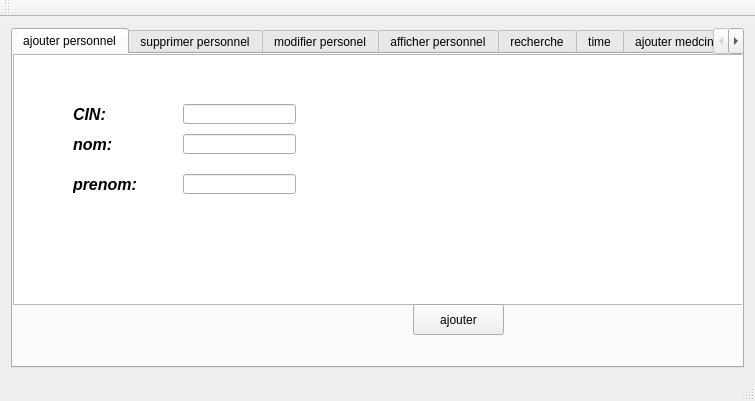
<?xml version="1.0" encoding="UTF-8"?>
<ui version="4.0">
 <class>MainWindow</class>
 <widget class="QMainWindow" name="MainWindow">
  <property name="geometry">
   <rect>
    <x>0</x>
    <y>0</y>
    <width>755</width>
    <height>401</height>
   </rect>
  </property>
  <property name="windowTitle">
   <string>MainWindow</string>
  </property>
  <property name="styleSheet">
   <string notr="true"/>
  </property>
  <widget class="QWidget" name="centralWidget">
   <layout class="QVBoxLayout" name="verticalLayout">
    <item>
     <widget class="QTabWidget" name="tabpersonel">
      <property name="styleSheet">
       <string notr="true"/>
      </property>
      <property name="currentIndex">
       <number>0</number>
      </property>
      <widget class="QWidget" name="tab">
       <attribute name="title">
        <string>ajouter personnel</string>
       </attribute>
       <widget class="QTableView" name="tableView">
        <property name="geometry">
         <rect>
          <x>0</x>
          <y>0</y>
          <width>731</width>
          <height>251</height>
         </rect>
        </property>
       </widget>
       <widget class="QLabel" name="cin">
        <property name="geometry">
         <rect>
          <x>60</x>
          <y>50</y>
          <width>71</width>
          <height>21</height>
         </rect>
        </property>
        <property name="text">
         <string>&lt;html&gt;&lt;head/&gt;&lt;body&gt;&lt;p align=&quot;justify&quot;&gt;&lt;span style=&quot; font-size:12pt; font-weight:600; font-style:italic;&quot;&gt;CIN:&lt;/span&gt;&lt;/p&gt;&lt;/body&gt;&lt;/html&gt;</string>
        </property>
       </widget>
       <widget class="QLabel" name="label_2">
        <property name="geometry">
         <rect>
          <x>60</x>
          <y>80</y>
          <width>51</width>
          <height>21</height>
         </rect>
        </property>
        <property name="text">
         <string>&lt;html&gt;&lt;head/&gt;&lt;body&gt;&lt;p&gt;&lt;span style=&quot; font-size:12pt; font-weight:600; font-style:italic;&quot;&gt;nom:&lt;/span&gt;&lt;/p&gt;&lt;/body&gt;&lt;/html&gt;</string>
        </property>
       </widget>
       <widget class="QLabel" name="label_4">
        <property name="geometry">
         <rect>
          <x>60</x>
          <y>120</y>
          <width>81</width>
          <height>21</height>
         </rect>
        </property>
        <property name="text">
         <string>&lt;html&gt;&lt;head/&gt;&lt;body&gt;&lt;p&gt;&lt;span style=&quot; font-size:12pt; font-weight:600; font-style:italic;&quot;&gt;prenom:&lt;/span&gt;&lt;/p&gt;&lt;/body&gt;&lt;/html&gt;</string>
        </property>
       </widget>
       <widget class="QLineEdit" name="lineEdit">
        <property name="geometry">
         <rect>
          <x>170</x>
          <y>50</y>
          <width>113</width>
          <height>20</height>
         </rect>
        </property>
        <property name="text">
         <string/>
        </property>
       </widget>
       <widget class="QLineEdit" name="lineEdit_2">
        <property name="geometry">
         <rect>
          <x>170</x>
          <y>80</y>
          <width>113</width>
          <height>20</height>
         </rect>
        </property>
       </widget>
       <widget class="QLineEdit" name="lineEdit_3">
        <property name="geometry">
         <rect>
          <x>170</x>
          <y>120</y>
          <width>113</width>
          <height>20</height>
         </rect>
        </property>
       </widget>
       <widget class="QPushButton" name="pushButton">
        <property name="geometry">
         <rect>
          <x>400</x>
          <y>250</y>
          <width>91</width>
          <height>31</height>
         </rect>
        </property>
        <property name="text">
         <string>ajouter</string>
        </property>
       </widget>
       <widget class="QLabel" name="label_9">
        <property name="geometry">
         <rect>
          <x>540</x>
          <y>190</y>
          <width>47</width>
          <height>13</height>
         </rect>
        </property>
        <property name="text">
         <string/>
        </property>
       </widget>
      </widget>
      <widget class="QWidget" name="tab_3">
       <attribute name="title">
        <string>supprimer personnel</string>
       </attribute>
       <widget class="QPushButton" name="pushButton_2">
        <property name="geometry">
         <rect>
          <x>470</x>
          <y>240</y>
          <width>75</width>
          <height>23</height>
         </rect>
        </property>
        <property name="text">
         <string>supprimer</string>
        </property>
       </widget>
       <widget class="QTableView" name="tableView_4">
        <property name="geometry">
         <rect>
          <x>0</x>
          <y>1</y>
          <width>731</width>
          <height>241</height>
         </rect>
        </property>
       </widget>
       <widget class="QLineEdit" name="lineEdit_5">
        <property name="geometry">
         <rect>
          <x>220</x>
          <y>100</y>
          <width>113</width>
          <height>20</height>
         </rect>
        </property>
       </widget>
       <widget class="QLabel" name="label_5">
        <property name="geometry">
         <rect>
          <x>110</x>
          <y>100</y>
          <width>51</width>
          <height>21</height>
         </rect>
        </property>
        <property name="text">
         <string>&lt;html&gt;&lt;head/&gt;&lt;body&gt;&lt;p&gt;&lt;span style=&quot; font-size:12pt; font-weight:600; font-style:italic;&quot;&gt;CIN:&lt;/span&gt;&lt;/p&gt;&lt;/body&gt;&lt;/html&gt;</string>
        </property>
       </widget>
      </widget>
      <widget class="QWidget" name="tab_2">
       <attribute name="title">
        <string>modifier personel</string>
       </attribute>
       <widget class="QListView" name="listView_5">
        <property name="geometry">
         <rect>
          <x>-5</x>
          <y>1</y>
          <width>741</width>
          <height>271</height>
         </rect>
        </property>
       </widget>
       <widget class="QPushButton" name="pushButton_4">
        <property name="geometry">
         <rect>
          <x>534</x>
          <y>272</y>
          <width>91</width>
          <height>31</height>
         </rect>
        </property>
        <property name="text">
         <string>modifier</string>
        </property>
       </widget>
       <widget class="QLineEdit" name="lineEdit_6">
        <property name="geometry">
         <rect>
          <x>120</x>
          <y>50</y>
          <width>113</width>
          <height>20</height>
         </rect>
        </property>
       </widget>
       <widget class="QLineEdit" name="lineEdit_7">
        <property name="geometry">
         <rect>
          <x>370</x>
          <y>80</y>
          <width>113</width>
          <height>20</height>
         </rect>
        </property>
       </widget>
       <widget class="QLineEdit" name="lineEdit_8">
        <property name="geometry">
         <rect>
          <x>370</x>
          <y>130</y>
          <width>113</width>
          <height>20</height>
         </rect>
        </property>
       </widget>
       <widget class="QLabel" name="label">
        <property name="geometry">
         <rect>
          <x>50</x>
          <y>50</y>
          <width>51</width>
          <height>16</height>
         </rect>
        </property>
        <property name="text">
         <string>&lt;html&gt;&lt;head/&gt;&lt;body&gt;&lt;p&gt;&lt;span style=&quot; font-size:11pt; font-weight:600; font-style:italic;&quot;&gt;cin :&lt;/span&gt;&lt;/p&gt;&lt;/body&gt;&lt;/html&gt;</string>
        </property>
       </widget>
       <widget class="QLabel" name="label_6">
        <property name="geometry">
         <rect>
          <x>296</x>
          <y>80</y>
          <width>51</width>
          <height>20</height>
         </rect>
        </property>
        <property name="text">
         <string>&lt;html&gt;&lt;head/&gt;&lt;body&gt;&lt;p&gt;&lt;span style=&quot; font-size:11pt; font-weight:600; font-style:italic;&quot;&gt;nom :&lt;/span&gt;&lt;/p&gt;&lt;/body&gt;&lt;/html&gt;</string>
        </property>
       </widget>
       <widget class="QLabel" name="label_7">
        <property name="geometry">
         <rect>
          <x>280</x>
          <y>130</y>
          <width>71</width>
          <height>21</height>
         </rect>
        </property>
        <property name="text">
         <string>&lt;html&gt;&lt;head/&gt;&lt;body&gt;&lt;p&gt;&lt;span style=&quot; font-size:11pt; font-weight:600; font-style:italic;&quot;&gt;prenom :&lt;/span&gt;&lt;/p&gt;&lt;/body&gt;&lt;/html&gt;</string>
        </property>
       </widget>
      </widget>
      <widget class="QWidget" name="tab_4">
       <attribute name="title">
        <string>afficher personnel</string>
       </attribute>
       <widget class="QTableView" name="tableView_2">
        <property name="geometry">
         <rect>
          <x>0</x>
          <y>0</y>
          <width>731</width>
          <height>311</height>
         </rect>
        </property>
       </widget>
      </widget>
      <widget class="QWidget" name="tab_6">
       <attribute name="title">
        <string>recherche</string>
       </attribute>
       <widget class="QTableView" name="tabr">
        <property name="geometry">
         <rect>
          <x>0</x>
          <y>51</y>
          <width>731</width>
          <height>261</height>
         </rect>
        </property>
       </widget>
       <widget class="QLineEdit" name="lineRNOM">
        <property name="geometry">
         <rect>
          <x>410</x>
          <y>30</y>
          <width>113</width>
          <height>20</height>
         </rect>
        </property>
       </widget>
      </widget>
      <widget class="QWidget" name="tab_8">
       <attribute name="title">
        <string>time</string>
       </attribute>
       <widget class="QLabel" name="label_20">
        <property name="geometry">
         <rect>
          <x>76</x>
          <y>32</y>
          <width>511</width>
          <height>211</height>
         </rect>
        </property>
        <property name="font">
         <font>
          <pointsize>36</pointsize>
          <weight>75</weight>
          <bold>true</bold>
         </font>
        </property>
        <property name="text">
         <string/>
        </property>
       </widget>
      </widget>
      <widget class="QWidget" name="tab_9">
       <attribute name="title">
        <string>ajouter medcin</string>
       </attribute>
       <widget class="QListView" name="listView">
        <property name="geometry">
         <rect>
          <x>-5</x>
          <y>1</y>
          <width>731</width>
          <height>301</height>
         </rect>
        </property>
        <property name="styleSheet">
         <string notr="true">border-image: url(:/new/prefix1/image2.png);</string>
        </property>
       </widget>
       <widget class="QLabel" name="label_3">
        <property name="geometry">
         <rect>
          <x>76</x>
          <y>50</y>
          <width>51</width>
          <height>20</height>
         </rect>
        </property>
        <property name="text">
         <string>&lt;html&gt;&lt;head/&gt;&lt;body&gt;&lt;p&gt;&lt;span style=&quot; font-size:11pt; font-weight:600; font-style:italic;&quot;&gt;cin :&lt;/span&gt;&lt;/p&gt;&lt;/body&gt;&lt;/html&gt;</string>
        </property>
       </widget>
       <widget class="QLineEdit" name="lineEdit_4">
        <property name="geometry">
         <rect>
          <x>150</x>
          <y>50</y>
          <width>113</width>
          <height>20</height>
         </rect>
        </property>
       </widget>
       <widget class="QLabel" name="label_8">
        <property name="geometry">
         <rect>
          <x>76</x>
          <y>110</y>
          <width>51</width>
          <height>20</height>
         </rect>
        </property>
        <property name="text">
         <string>&lt;html&gt;&lt;head/&gt;&lt;body&gt;&lt;p&gt;&lt;span style=&quot; font-size:11pt; font-weight:600; font-style:italic;&quot;&gt;nom :&lt;/span&gt;&lt;/p&gt;&lt;/body&gt;&lt;/html&gt;</string>
        </property>
       </widget>
       <widget class="QLabel" name="label_15">
        <property name="geometry">
         <rect>
          <x>66</x>
          <y>160</y>
          <width>71</width>
          <height>20</height>
         </rect>
        </property>
        <property name="text">
         <string>&lt;html&gt;&lt;head/&gt;&lt;body&gt;&lt;p&gt;&lt;span style=&quot; font-size:11pt; font-weight:600; font-style:italic;&quot;&gt;prenom :&lt;/span&gt;&lt;/p&gt;&lt;/body&gt;&lt;/html&gt;</string>
        </property>
       </widget>
       <widget class="QLabel" name="label_16">
        <property name="geometry">
         <rect>
          <x>50</x>
          <y>210</y>
          <width>91</width>
          <height>20</height>
         </rect>
        </property>
        <property name="text">
         <string>&lt;html&gt;&lt;head/&gt;&lt;body&gt;&lt;p&gt;&lt;span style=&quot; font-size:11pt; font-weight:600; font-style:italic;&quot;&gt;spécialite :&lt;/span&gt;&lt;/p&gt;&lt;/body&gt;&lt;/html&gt;</string>
        </property>
       </widget>
       <widget class="QLineEdit" name="lineEdit_9">
        <property name="geometry">
         <rect>
          <x>150</x>
          <y>110</y>
          <width>113</width>
          <height>20</height>
         </rect>
        </property>
       </widget>
       <widget class="QLineEdit" name="lineEdit_10">
        <property name="geometry">
         <rect>
          <x>150</x>
          <y>160</y>
          <width>113</width>
          <height>20</height>
         </rect>
        </property>
       </widget>
       <widget class="QLineEdit" name="lineEdit_11">
        <property name="geometry">
         <rect>
          <x>150</x>
          <y>210</y>
          <width>113</width>
          <height>20</height>
         </rect>
        </property>
       </widget>
       <widget class="QPushButton" name="pushButton_6">
        <property name="geometry">
         <rect>
          <x>354</x>
          <y>112</y>
          <width>111</width>
          <height>31</height>
         </rect>
        </property>
        <property name="text">
         <string>ajouter</string>
        </property>
       </widget>
      </widget>
      <widget class="QWidget" name="tab_7">
       <attribute name="title">
        <string>supprimer medcin</string>
       </attribute>
       <widget class="QListView" name="listView_3">
        <property name="geometry">
         <rect>
          <x>-5</x>
          <y>11</y>
          <width>741</width>
          <height>251</height>
         </rect>
        </property>
       </widget>
       <widget class="QPushButton" name="pushButton_3">
        <property name="geometry">
         <rect>
          <x>544</x>
          <y>260</y>
          <width>91</width>
          <height>31</height>
         </rect>
        </property>
        <property name="text">
         <string>Supprimer</string>
        </property>
       </widget>
       <widget class="QLineEdit" name="lineEdit_13">
        <property name="geometry">
         <rect>
          <x>260</x>
          <y>100</y>
          <width>113</width>
          <height>20</height>
         </rect>
        </property>
       </widget>
       <widget class="QLabel" name="label_12">
        <property name="geometry">
         <rect>
          <x>206</x>
          <y>100</y>
          <width>51</width>
          <height>20</height>
         </rect>
        </property>
        <property name="text">
         <string>&lt;html&gt;&lt;head/&gt;&lt;body&gt;&lt;p&gt;&lt;span style=&quot; font-size:11pt; font-weight:600; font-style:italic;&quot;&gt;CIN :&lt;/span&gt;&lt;/p&gt;&lt;/body&gt;&lt;/html&gt;</string>
        </property>
       </widget>
      </widget>
      <widget class="QWidget" name="tab_10">
       <attribute name="title">
        <string>afficher medcin</string>
       </attribute>
       <widget class="QTableView" name="tableView_5">
        <property name="geometry">
         <rect>
          <x>-15</x>
          <y>1</y>
          <width>741</width>
          <height>301</height>
         </rect>
        </property>
       </widget>
      </widget>
      <widget class="QWidget" name="tab_11">
       <attribute name="title">
        <string>modifier medcin</string>
       </attribute>
       <widget class="QListView" name="listView_4">
        <property name="geometry">
         <rect>
          <x>-5</x>
          <y>1</y>
          <width>731</width>
          <height>261</height>
         </rect>
        </property>
       </widget>
       <widget class="QLabel" name="label_13">
        <property name="geometry">
         <rect>
          <x>66</x>
          <y>40</y>
          <width>51</width>
          <height>20</height>
         </rect>
        </property>
        <property name="text">
         <string>&lt;html&gt;&lt;head/&gt;&lt;body&gt;&lt;p&gt;&lt;span style=&quot; font-size:11pt; font-weight:600; font-style:italic;&quot;&gt;CIN:&lt;/span&gt;&lt;/p&gt;&lt;/body&gt;&lt;/html&gt;</string>
        </property>
       </widget>
       <widget class="QLabel" name="label_14">
        <property name="geometry">
         <rect>
          <x>296</x>
          <y>70</y>
          <width>51</width>
          <height>20</height>
         </rect>
        </property>
        <property name="text">
         <string>&lt;html&gt;&lt;head/&gt;&lt;body&gt;&lt;p&gt;&lt;span style=&quot; font-size:11pt; font-weight:600; font-style:italic;&quot;&gt;Nom :&lt;/span&gt;&lt;/p&gt;&lt;/body&gt;&lt;/html&gt;</string>
        </property>
       </widget>
       <widget class="QLabel" name="label_17">
        <property name="geometry">
         <rect>
          <x>276</x>
          <y>130</y>
          <width>71</width>
          <height>20</height>
         </rect>
        </property>
        <property name="text">
         <string>&lt;html&gt;&lt;head/&gt;&lt;body&gt;&lt;p&gt;&lt;span style=&quot; font-size:11pt; font-weight:600; font-style:italic;&quot;&gt;Prenom :&lt;/span&gt;&lt;/p&gt;&lt;/body&gt;&lt;/html&gt;</string>
        </property>
       </widget>
       <widget class="QLineEdit" name="lineEdit_14">
        <property name="geometry">
         <rect>
          <x>130</x>
          <y>40</y>
          <width>113</width>
          <height>20</height>
         </rect>
        </property>
       </widget>
       <widget class="QLineEdit" name="lineEdit_15">
        <property name="geometry">
         <rect>
          <x>370</x>
          <y>70</y>
          <width>113</width>
          <height>20</height>
         </rect>
        </property>
       </widget>
       <widget class="QLineEdit" name="lineEdit_16">
        <property name="geometry">
         <rect>
          <x>370</x>
          <y>130</y>
          <width>113</width>
          <height>20</height>
         </rect>
        </property>
       </widget>
       <widget class="QPushButton" name="pushButton_7">
        <property name="geometry">
         <rect>
          <x>500</x>
          <y>260</y>
          <width>101</width>
          <height>31</height>
         </rect>
        </property>
        <property name="text">
         <string>modifier</string>
        </property>
       </widget>
      </widget>
      <widget class="QWidget" name="tab_12">
       <attribute name="title">
        <string>Arduino </string>
       </attribute>
       <widget class="QPushButton" name="pushButton_20">
        <property name="geometry">
         <rect>
          <x>240</x>
          <y>60</y>
          <width>121</width>
          <height>51</height>
         </rect>
        </property>
        <property name="text">
         <string>Arduino tester </string>
        </property>
       </widget>
       <widget class="QWidget" name="widget" native="true">
        <property name="geometry">
         <rect>
          <x>0</x>
          <y>0</y>
          <width>731</width>
          <height>301</height>
         </rect>
        </property>
       </widget>
      </widget>
      <widget class="QWidget" name="tab_5">
       <attribute name="title">
        <string>Recherche medcin</string>
       </attribute>
       <widget class="QListView" name="listView_2">
        <property name="geometry">
         <rect>
          <x>-5</x>
          <y>31</y>
          <width>741</width>
          <height>271</height>
         </rect>
        </property>
       </widget>
       <widget class="QLineEdit" name="lineEdit_12">
        <property name="geometry">
         <rect>
          <x>550</x>
          <y>10</y>
          <width>113</width>
          <height>20</height>
         </rect>
        </property>
       </widget>
      </widget>
     </widget>
    </item>
   </layout>
  </widget>
  <widget class="QMenuBar" name="menuBar">
   <property name="geometry">
    <rect>
     <x>0</x>
     <y>0</y>
     <width>755</width>
     <height>21</height>
    </rect>
   </property>
  </widget>
  <widget class="QToolBar" name="mainToolBar">
   <attribute name="toolBarArea">
    <enum>TopToolBarArea</enum>
   </attribute>
   <attribute name="toolBarBreak">
    <bool>false</bool>
   </attribute>
  </widget>
  <widget class="QStatusBar" name="statusBar"/>
 </widget>
 <layoutdefault spacing="6" margin="11"/>
 <resources/>
 <connections/>
</ui>
